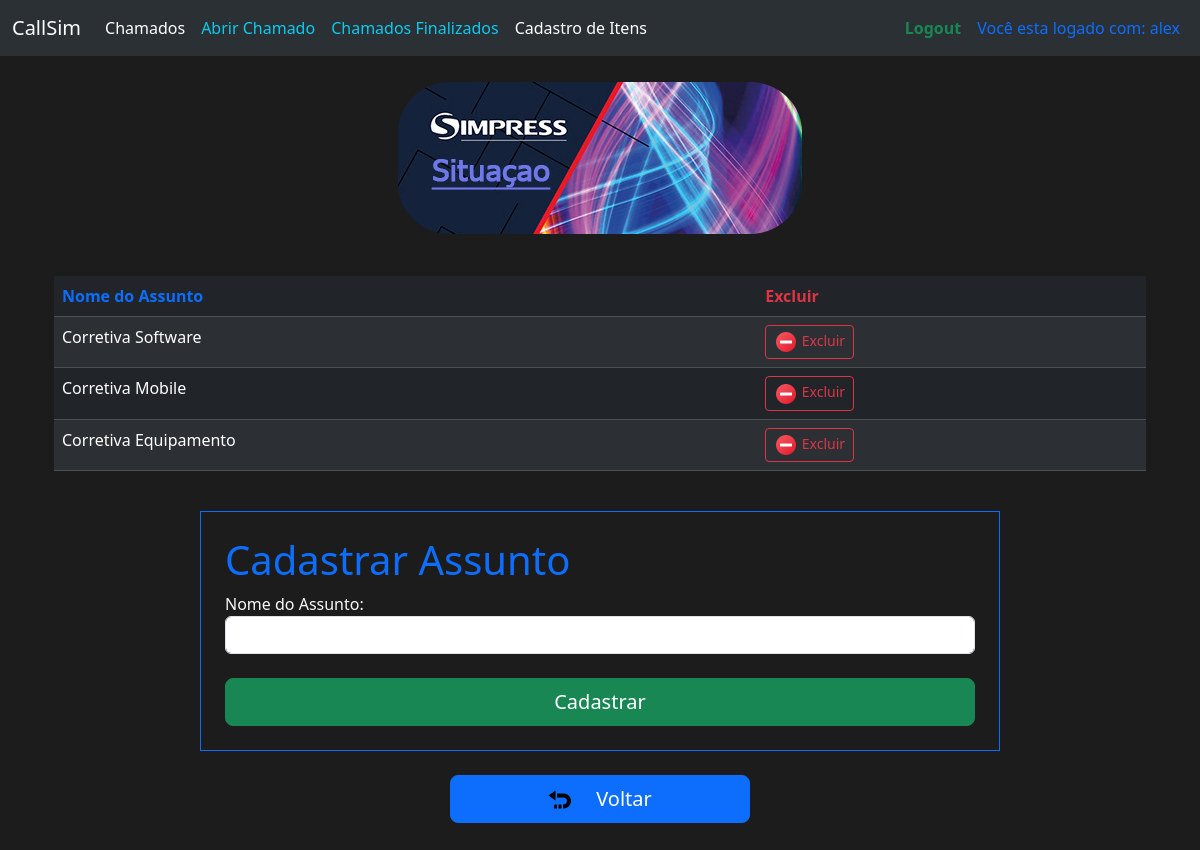
The app's page /assunto/ (signed in) with its own data.
### CallSim/models.py (models this page shows, shortened)
class Usuario(db.Model, UserMixin):
    id = db.Column(db.Integer, primary_key=True)
    nome = db.Column(db.String(120), nullable=False)
    usuario = db.Column(db.String(length=100), nullable=False, unique=True)
    email = db.Column(db.String(length=100), nullable=False, unique=True)
    senha = db.Column(db.String(length=60), nullable=False, unique=True)
    lembrete_senha = db.Column(db.String(length=100), nullable=False, unique=True)
    @property
    def senhacript(self):
        return self.senhacrip

class Assunto(db.Model):
    id = db.Column(db.Integer, primary_key=True)
    assunto = db.Column(db.String(250), nullable=False)

### CallSim/routes.py (the view, shortened to what this page needs)
@app.route('/assunto/', methods=['GET', 'POST'])
@login_required
def assunto():
    form = AssuntoForm()
    dados_assunto = Assunto.query.all()
    if not dados_assunto:
        flash('Lista de Assunto ainda não possui dados.', category='warning')
    return render_template('assunto.html', form=form, dados_assunto=dados_assunto)

### CallSim/form.py
class AssuntoForm(FlaskForm):
    assunto = StringField('Nome do Assunto:', validators=[DataRequired(message="Este campo é Obrigatório")])
    submit = SubmitField('Cadastrar')

### CallSim/models.py (called while the page is built)
@login_manager.user_loader
def load_user(usuario_id):
    return Usuario.query.get(int(usuario_id))

### CallSim/templates/assunto.html (shortened to what this page needs)
{% extends 'base.html' %}
{% block conteudo %}
<div class="d-flex justify-content-center align-items-center">
    <div class="container row">
        <div class="col-12">
            <div class="text-center">
                <img src="{{url_for('static', filename='img/banner_situacao.png')}}" class="img-fluid h3 mb-3 mt-4">
            </div>
            <table class="table table-striped table-hover table-dark mt-4">
                <thead>
                <tr>
                    <th class="text-primary">Nome do Assunto</th>
                    <th class="text-danger">Excluir</th>
                </tr>
                </thead>
                <tbody>
                {% for linha in dados_assunto %}
                <tr>
                    <td>{{ linha.assunto }}</td>
                    <td>
                        <form action="{{ url_for('excluir_assunto', assunto_id=linha.id) }}" method="POST">
                            <button type="button" class="btn btn-outline-danger btn-sm"
                            data-bs-toggle="modal" data-bs-target="#modalExcluir{{ linha.id }}">
                                <img src="{{url_for('static', filename='img/excluir.png')}}">  Excluir
                            </button>
                        </form>
                    </td>
                </tr>
                {% endfor %}
                </tbody>
            </table>
        </div>
    </div>
</div>
<div class="d-flex justify-content-center align-items-center mt-4">
    <div class="row col-8">
        {% import "macro_campos.html" as m %}
        <form method="POST" class="form-register border border-primary p-4" novalidate>
            <h1 class="display-6 text-primary">Cadastrar Assunto</h1>
            {{ m.render_field(form.assunto) }}
            <div class="d-grid mt-4">
                {{ form.submit(class="btn btn-lg btn-success") }}
            </div>
        </form>
    </div>
</div>
<div class="d-flex gap-5 justify-content-center align-items-center mt-4 mb-5">
    <a href="{{ url_for('itens') }}" class="btn btn-lg btn-primary w-25"><img src="{{ url_for('static', filename='img/voltar.png') }}" class="me-4 img-fluid">Voltar</a>
</div>
{% endblock %}

### CallSim/templates/base.html (shortened to what this page needs)
<!DOCTYPE html>
<html lang="pt-br">
<head>
    <link href="https://cdn.jsdelivr.net/npm/bootstrap@5.3.8/dist/css/bootstrap.min.css" rel="stylesheet"
>
</head>
<body>
<nav class="navbar navbar-expand-lg bg-body-tertiary" data-bs-theme="dark">
    <div class="container-fluid">
        <a class="navbar-brand" href="{{ url_for('home') }}">CallSim</a>
        <div class="collapse navbar-collapse" id="navbarNavAltMarkup">
            <div class="navbar-nav">
                <a class="nav-link active" aria-current="page" href="{{url_for('lista_chamado')}}">Chamados</a>
                <a class="nav-link active text-info" aria-current="page" href="{{url_for('abrir_chamado')}}">Abrir
                    Chamado</a>
                <a class="nav-link active text-info" aria-current="page" href="{{url_for('lista_chamado_encerrado')}}">Chamados
                    Finalizados</a>
                <a class="nav-link active" aria-current="page" href="{{ url_for('itens') }}">Cadastro de Itens</a>
            </div>
            <div class="navbar-nav ms-auto">
                {% if current_user.is_authenticated %}
                <a class="nav-link text-success fw-bold" href="{{url_for('logout')}}">Logout</a>
                <a class="nav-link text-primary">Você esta logado com: {{ current_user.usuario }}</a>
                {% else %}
                <a class="nav-link text-danger fw-semibold" href="{{url_for('index')}}">Login</a>
                <a class="nav-link disabled" aria-disabled="true">Não há usuário logado</a>
                {% endif %}
            </div>
        </div>
    </div>
</nav>
{% block conteudo %}
{% endblock %}
</body>
</html>

### CallSim/templates/base.html (style rules this page uses)
body { background-color: #1C1C1C; color: honeydew; }
form label { color: honeydew !important; }

### records on screen
Usuario: usuario "alex"
Assunto: assunto "Corretiva Software"
Assunto: assunto "Corretiva Mobile"
Assunto: assunto "Corretiva Equipamento"

### other values on screen
{{ field.label(class="label_class text-light") }} "Nome do Assunto:"
